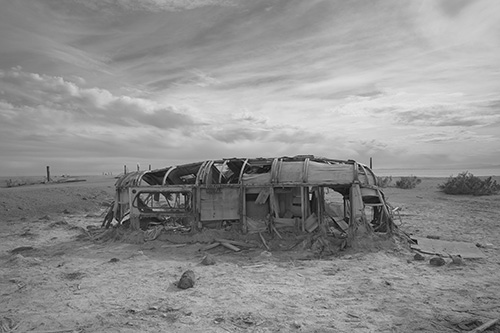
#> input picture hw1/images/q2.jpg, 500 x 333 px, found by its file name
$ jupyter execute --allow-errors HW1_solution.ipynb
#> lines starting #> are read from the running program, lines starting #| are printed output that depends on the picture
[cell 1]
import numpy as np
import matplotlib.pyplot as plt
import matplotlib.image as mpimg

## Problem 1 - Basic Image Processing (25 points)

a. (1 point) Read the "balloons.jpg" image and display it in a new window.

#> (a cell that did not finish here is left out)

b. (3 points) Extract the Red, Green, and Blue color channels from the image and show
these three color component images along with the original image in a 2x2 grid with
labels.

#> (a cell that did not finish here is left out)

c. (5 points) YUV is an older color space described in Module - 1, with the equations to
compute Y, U and V from RGB. Convert the original image to YUV format, i.e. generate
three images of Y, U and V components separately by using the converting equation.
Display all three of these images side-by-side.

#> (a cell that did not finish here is left out)

d. (5 points) Convert the original image to grayscale image. Write your own function to
create the grayscale from the color image. Create 4 different images each with different
color intensity weightings, one of which should have equal color intensity weighting for R,
G and B. Display these 4 images in a 2x2 grid with labels.

[cell 5]
# [4 lines left out: function grayscale, not called in this run]

#> (the rest of this cell did not finish here and is left out)

e. (4 points) Rotate the top left quarter of the image by 180 degrees. You cannot use the
built-in function imrotate or equivalents. Display the updated image in a new window.

[cell 6]
# [14 lines left out: function rotate_top_left, not called in this run]

#> (the rest of this cell did not finish here and is left out)

f. (4 points) Flip the original image horizontally (along the central vertical axis) and
vertically. Display the original image and the two flipped images in a 1x3 grid with labels.
You cannot use the built-in functions fliplr and flipud or equivalents.

[cell 7]
# [19 lines left out: functions flip_horizontal, flip_vertical, not called in this run]

#> (the rest of this cell did not finish here and is left out)

g) (4 points) Implement a color filter that emphasizes a specific color (e.g., blue, red, or
green) in the image. Apply the filter and display the result.

#> (a cell that did not finish here is left out)

h) (4 points) Apply a custom color enhancement technique of your choice to enhance the
visual appeal of the image. Explain the technique and its effects. Display the enhanced
color image and provide a brief description of the enhancement.

## Problem 2 - Histogram Manipulation (25 points)

a. (2 points) Read the image in grayscale. Compute and plot the histogram of the image
using hist and bar, and display it in a new window with a label. You are not allowed to
use the imhist inbuilt function. Is the image underexposed or overexposed?

Answer: The image is under exposed since most of our gray levels are on the low end of our histogram.

[cell 9]
def histogram(img):
    histogram = np.zeros(256)
    rows = img.shape[0]
    cols = img.shape[1]
    for i in range(rows):
        for j in range(cols):
            histogram[img[i][j]] += 1
    return histogram

img = mpimg.imread('images/q2.jpg')
#> img is the input picture: shape (333, 500); min 0, max 230, mean 143.2
plt.hist(list(range(0, 256)), weights=histogram(img), bins=256)
plt.title('Histogram of gray levels')
plt.xlabel('Gray Level')
plt.ylabel('Occurrences')
plt.show()
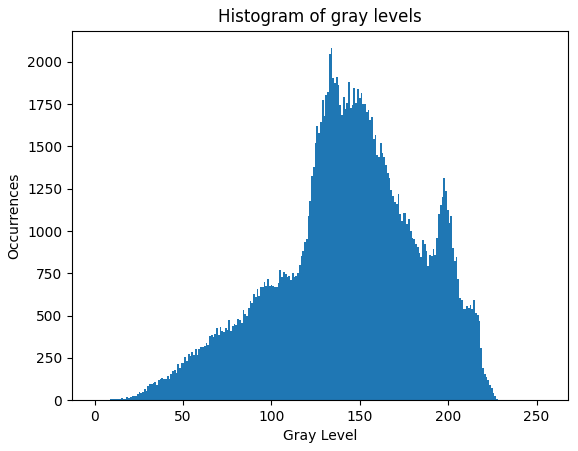
#> figure drawn by matplotlib, 1 panel; tallest bar 2081 high, from x = 133.5 to 134.5

b. (5 points) You need to now implement the FSCS algorithm taught in Module-2. Write a
function “func_fscs(image)”, which takes the input as the original image and gives
output as the enhanced/processed image. Pass q2.jpg through the function, and display
the original image, original histogram, processed image and processed histogram in a
2x2 grid with labels.

[cell 10]
def func_fscs(img):
    A = np.amin(img)
    B = np.amax(img)
    P = (256 - 1) / (B - A)
    L = -A * (256 - 1) / (B - A)
    rows = img.shape[0]
    cols = img.shape[1]
    fscs_img = img.copy()
    for i in range(rows):
        for j in range(cols):
            fscs_img[i][j] = P * fscs_img[i][j] + L
    return fscs_img


img = mpimg.imread('images/q2.jpg')
hist = histogram(img)
#> hist = 256 values, max 2081 at index 134, min 0 at index 1, mean 650.4
fscs_img = func_fscs(img)
#> in func_fscs, `A = np.amin(img)`: A = 0
#> in func_fscs, `B = np.amax(img)`: B = 230
#> in func_fscs, `P = (256 - 1) / (B - A)`: P = 1.11
#> in func_fscs, `L = -A * (256 - 1) / (B - A)`: L = 0
#> after the loop in func_fscs, `for i in range(rows):`:
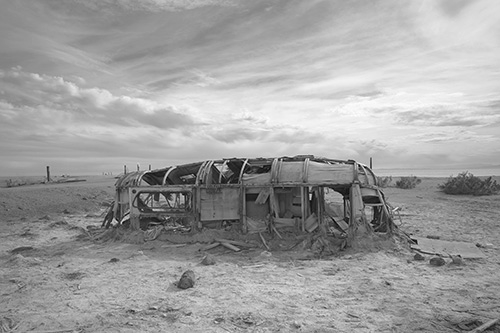
#> fscs_img: shape (333, 500); min 0, max 255, mean 158.3
fscs_hist = histogram(fscs_img)
#> fscs_hist = 256 values, max 2081 at index 148, min 0 at index 1, mean 650.4
fig = plt.figure(figsize=(10, 7))
ax1 = fig.add_subplot(2,2,1)
ax2 = fig.add_subplot(2,2,2)
ax3 = fig.add_subplot(2,2,3)
ax4 = fig.add_subplot(2,2,4)
ax1.axis('off')
ax3.axis('off')
ax1.title.set_text('Original Image')
ax2.title.set_text('Original Histogram')
ax3.title.set_text('FSCS Image')
ax4.title.set_text('FSCS Histogram')
ax1.imshow(img, cmap='gray', vmin=0, vmax=255)
ax2.hist(list(range(0, 256)), weights=hist, bins=256)
ax3.imshow(fscs_img, cmap='gray', vmin=0, vmax=255)
ax4.hist(list(range(0, 256)), weights=fscs_hist, bins=256)
plt.show()
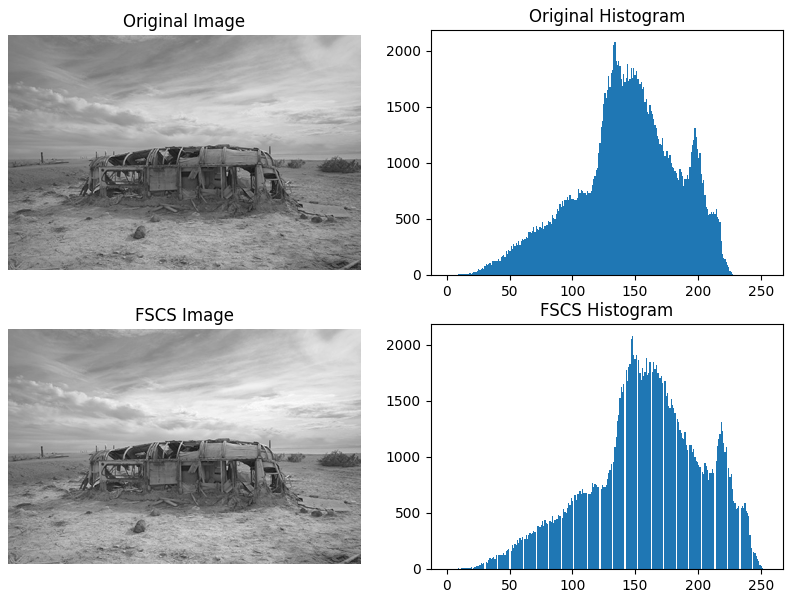
#> figure drawn by matplotlib, 4 panels; panel 2: tallest bar 2081 high, from x = 133.5 to 134.5; panel 4: tallest bar 2081 high, from x = 147.4 to 148.4

c. (5 points) You need to now implement the logarithmic contrast compression. Write a
function “func_logContCompression(image)”, which takes the input as the original
image and gives output as the logarithmic contrast compressed image. Take q2.jpg,
pass it through “func_logContCompression(image)”, and pass the output of this
function through “func_fscs(image)” (FSCS algorithm). Display the logarithmic contrast
compressed image, its histogram, the final image after passing through both the
functions and its histogram in a 2x2 grid with labels.

[cell 11]
def func_logContCompression(img, base):
    # using change of base formula, allow log compression to arbitrary base
    return (np.log(1 + img) / np.log(base)).astype(int)

img = mpimg.imread('images/q2.jpg')
log_img = func_logContCompression(img, 1.1)
#> in func_logContCompression, `return (np.log(1 + img) / np.log(base)).astype(int)`:
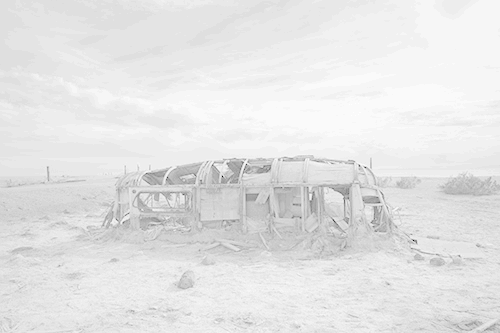
#> returned value: shape (333, 500) int64; min 0, max 57, mean 51.1; drawn with min black and max white
log_hist = histogram(log_img)
#> log_hist = 256 values, max 26596 at index 52, min 0 at index 1, mean 650.4
fscs_img = func_fscs(log_img)
fscs_hist = histogram(fscs_img)
#> fscs_hist = 256 values, max 26596 at index 232, min 0 at index 1, mean 650.4
fig = plt.figure(figsize=(10, 7))
ax1 = fig.add_subplot(2,2,1)
ax2 = fig.add_subplot(2,2,2)
ax3 = fig.add_subplot(2,2,3)
ax4 = fig.add_subplot(2,2,4)
ax1.axis('off')
ax3.axis('off')
ax1.title.set_text('Logarithmic Contrast Compressed Image')
ax2.title.set_text('Logarithmic Contrast Compressed Histogram')
ax3.title.set_text('Log Compression + FSCS Image')
ax4.title.set_text('Log Compression + FSCS Histogram')
ax1.imshow(log_img, cmap='gray', vmin=0, vmax=255)
ax2.hist(list(range(0, 256)), weights=log_hist, bins=256)
ax3.imshow(fscs_img, cmap='gray', vmin=0, vmax=255)
ax4.hist(list(range(0, 256)), weights=fscs_hist, bins=256)
plt.show()
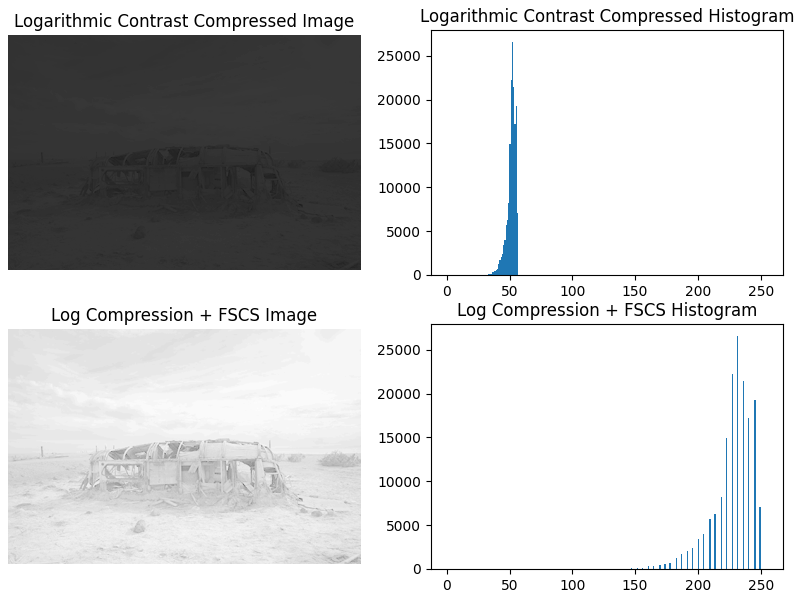
#> figure drawn by matplotlib, 4 panels; panel 2: tallest bar 26596 high, from x = 51.8 to 52.79; panel 4: tallest bar 26596 high, from x = 231.1 to 232.1

d. (5 points) You need to now implement the gamma correction algorithm. Write a function
“func_gamma(image)”, which takes the input as the original image and gives outputs
as the gamma corrected image. Play around with different values of ‘gamma’ and see
which looks best. Pass q2.jpg through the function for this gamma value, and display the
processed image and its histogram side by side. Also mention the value of ‘gamma’
used in your report.

[cell 12]
def func_gamma(img, gamma):
    return np.power(img, 1 / gamma).astype(int)

img = mpimg.imread('images/q2.jpg')
gamma_img = func_gamma(img, 0.9)
#> (the rest of this cell did not finish here and is left out)

e. (5 points) You now have three processed images; FSCS, logarithmic range compression
followed by FSCS, and gamma correction. Display the original image and the three
processed images in a 2x2 grid with labels. Analyze these three processed images.
Which of these three algorithms performs best? Give a brief reasoning on why that
algorithm performs best for q2.jpg.

[cell 13]
img = mpimg.imread('images/q2.jpg')
fscs_img = func_fscs(img)
log_img = func_fscs(func_logContCompression(img, 1.1))
gamma_img = func_gamma(img, 0.9)
fig = plt.figure(figsize=(10, 7))
ax = []
for i in range(4):
    ax.append(fig.add_subplot(2,2,i+1))
    ax[i].axis('off')
ax[0].title.set_text('Original Image')
ax[1].title.set_text('FSCS Image')
ax[2].title.set_text('Log Compression + FSCS Image')
ax[3].title.set_text('Gamma Corrected Image')
ax[0].imshow(img, cmap='gray', vmin=0, vmax=255)
ax[1].imshow(fscs_img, cmap='gray', vmin=0, vmax=255)
ax[2].imshow(log_img, cmap='gray', vmin=0, vmax=255)
ax[3].imshow(gamma_img, cmap='gray', vmin=0, vmax=255)
plt.show()

## Problem 3 - Binary Image Morphology (30 points)

a. (5 points) Read both the images in grayscale. Before running binary morphological
operations on the images, we need to binarize the images. Thus, run thresholding on
both the images with a suitable threshold. Display the two thresholded images side by
side. Which image is thresholding more effective on? For the subsequent parts of this
question, you will be working with these thresholded images, and not the original
images.

[cell 14]
# [13 lines left out: function threshold, not called in this run]

#> (the rest of this cell did not finish here and is left out)

b. (10 points) Write two functions “func_dilate()” and “func_erode”. Both of the functions
should take two input arguments, the image and width of the square window, and give
one output image. You can use padarray, im2col, reshape, max and min. You cannot use
any for or while loops in your program. Display the dilated and eroded images of both
stars.jpg and fingerprint.jpg (thresholded images) in a 2x2 grid with labels.

[cell 15]
# im2col doesn't exist in python; so I am using np.lib.stride_tricks.sliding_window_view, which essentially
# does the same job as im2col after reshaping the outputted windows

# [13 lines left out: functions func_dilate, func_erode, not called in this run]

window_width = 3
#> window_width = 3
#> (the rest of this cell did not finish here and is left out)

c. (5 points) By slightly modifying “func_dilate” and “func_erode”, write functions for open,
close, open-close, close-open and median. Run fingerprint.jpg (thresholded) through each of
these five functions and display the five output images in a 1x5 grid with labels.

[cell 16]
def func_open(img, width):
    return func_dilate(func_erode(img, width), width)

def func_close(img, width):
    return func_erode(func_dilate(img, width), width)

def func_open_close(img, width):
    return func_open(func_close(img, width), width)

def func_close_open(img, width):
    return func_close(func_open(img, width), width)

# [6 lines left out: function func_majority, not called in this run]

window_width = 5
#> window_width = 5
#> (the rest of this cell did not finish here and is left out)
